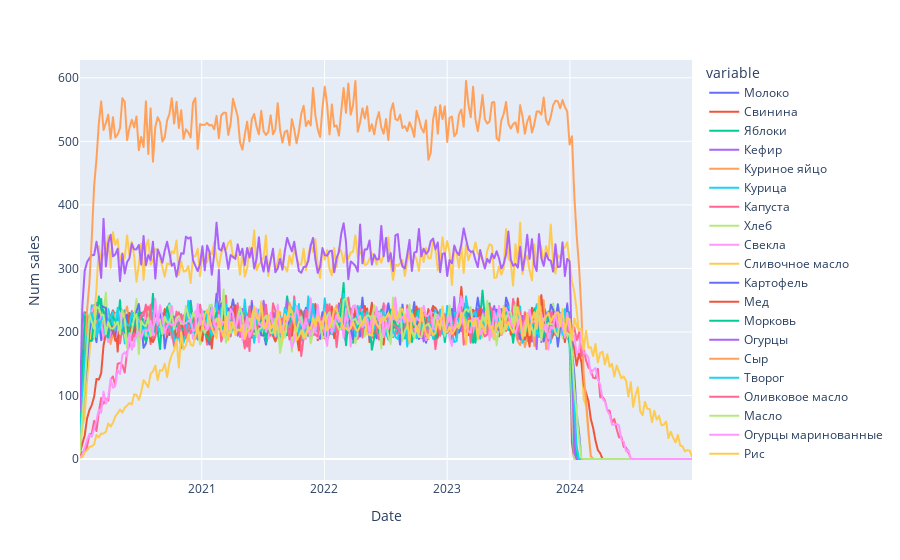

Notebook cell for this chart:
### Markdown cell above
### Загрузка и обработка данных

### Code cell
data = pd.read_csv('data_hakaton1.csv', index_col='Unnamed: 0')
data['Sale_Date'] = pd.to_datetime(data['Sale_Date'])
data['Date'] = data['Sale_Date'].dt.date

daily_data = data.groupby("Date")['Product_Name'].value_counts().reset_index(name='count').set_index('Date')
daily_data_d = daily_data.groupby('Date').apply(lambda d: dict(zip(d['Product_Name'], d['count'])))
daily_data_df = pd.DataFrame.from_records(daily_data_d.values, index=daily_data_d.index).fillna(0).sort_values('Date')
daily_data_df = daily_data_df.set_index(pd.to_datetime(daily_data_df.index))
daily_data_df = daily_data_df.resample('W').sum()

plot = ple.line(daily_data_df, x=daily_data_df.index, y=daily_data_df.columns)
plot.update_layout(xaxis_title="Date", yaxis_title="Num sales")

plot

### Figure 1 — Plotly figure (JSON) as saved in the notebook; plotly's stock layout.template omitted (floating-point values rounded to 4 significant figures; data arrays with more than 128 entries replaced by an {"elided": "..."} marker saying what was removed)
{"data": [{"hovertemplate": "variable=Молоко<br>Date=%{x}<br>value=%{y}<extra></extra>", "legendgroup": "Молоко", "line": {"color": "#636efa", "dash": "solid"}, "marker": {"symbol": "circle"}, "mode": "lines", "name": "Молоко", "showlegend": true, "type": "scattergl", "x": {"elided": "261 str values"}, "xaxis": "x", "y": {"elided": "261 int values"}, "yaxis": "y"}, {"hovertemplate": "variable=Свинина<br>Date=%{x}<br>value=%{y}<extra></extra>", "legendgroup": "Свинина", "line": {"color": "#EF553B", "dash": "solid"}, "marker": {"symbol": "circle"}, "mode": "lines", "name": "Свинина", "showlegend": true, "type": "scattergl", "x": {"elided": "261 str values"}, "xaxis": "x", "y": {"elided": "261 int values"}, "yaxis": "y"}, {"hovertemplate": "variable=Яблоки<br>Date=%{x}<br>value=%{y}<extra></extra>", "legendgroup": "Яблоки", "line": {"color": "#00cc96", "dash": "solid"}, "marker": {"symbol": "circle"}, "mode": "lines", "name": "Яблоки", "showlegend": true, "type": "scattergl", "x": {"elided": "261 str values"}, "xaxis": "x", "y": {"elided": "261 int values"}, "yaxis": "y"}, {"hovertemplate": "variable=Кефир<br>Date=%{x}<br>value=%{y}<extra></extra>", "legendgroup": "Кефир", "line": {"color": "#ab63fa", "dash": "solid"}, "marker": {"symbol": "circle"}, "mode": "lines", "name": "Кефир", "showlegend": true, "type": "scattergl", "x": {"elided": "261 str values"}, "xaxis": "x", "y": {"elided": "261 int values"}, "yaxis": "y"}, {"hovertemplate": "variable=Куриное яйцо<br>Date=%{x}<br>value=%{y}<extra></extra>", "legendgroup": "Куриное яйцо", "line": {"color": "#FFA15A", "dash": "solid"}, "marker": {"symbol": "circle"}, "mode": "lines", "name": "Куриное яйцо", "showlegend": true, "type": "scattergl", "x": {"elided": "261 str values"}, "xaxis": "x", "y": {"elided": "261 int values"}, "yaxis": "y"}, {"hovertemplate": "variable=Курица<br>Date=%{x}<br>value=%{y}<extra></extra>", "legendgroup": "Курица", "line": {"color": "#19d3f3", "dash": "solid"}, "marker": {"symbol": "circle"}, "mode": "lines", "name": "Курица", "showlegend": true, "type": "scattergl", "x": {"elided": "261 str values"}, "xaxis": "x", "y": {"elided": "261 int values"}, "yaxis": "y"}, {"hovertemplate": "variable=Капуста<br>Date=%{x}<br>value=%{y}<extra></extra>", "legendgroup": "Капуста", "line": {"color": "#FF6692", "dash": "solid"}, "marker": {"symbol": "circle"}, "mode": "lines", "name": "Капуста", "showlegend": true, "type": "scattergl", "x": {"elided": "261 str values"}, "xaxis": "x", "y": {"elided": "261 int values"}, "yaxis": "y"}, {"hovertemplate": "variable=Хлеб<br>Date=%{x}<br>value=%{y}<extra></extra>", "legendgroup": "Хлеб", "line": {"color": "#B6E880", "dash": "solid"}, "marker": {"symbol": "circle"}, "mode": "lines", "name": "Хлеб", "showlegend": true, "type": "scattergl", "x": {"elided": "261 str values"}, "xaxis": "x", "y": {"elided": "261 int values"}, "yaxis": "y"}, {"hovertemplate": "variable=Свекла<br>Date=%{x}<br>value=%{y}<extra></extra>", "legendgroup": "Свекла", "line": {"color": "#FF97FF", "dash": "solid"}, "marker": {"symbol": "circle"}, "mode": "lines", "name": "Свекла", "showlegend": true, "type": "scattergl", "x": {"elided": "261 str values"}, "xaxis": "x", "y": {"elided": "261 int values"}, "yaxis": "y"}, {"hovertemplate": "variable=Сливочное масло<br>Date=%{x}<br>value=%{y}<extra></extra>", "legendgroup": "Сливочное масло", "line": {"color": "#FECB52", "dash": "solid"}, "marker": {"symbol": "circle"}, "mode": "lines", "name": "Сливочное масло", "showlegend": true, "type": "scattergl", "x": {"elided": "261 str values"}, "xaxis": "x", "y": {"elided": "261 int values"}, "yaxis": "y"}, {"hovertemplate": "variable=Картофель<br>Date=%{x}<br>value=%{y}<extra></extra>", "legendgroup": "Картофель", "line": {"color": "#636efa", "dash": "solid"}, "marker": {"symbol": "circle"}, "mode": "lines", "name": "Картофель", "showlegend": true, "type": "scattergl", "x": {"elided": "261 str values"}, "xaxis": "x", "y": {"elided": "261 int values"}, "yaxis": "y"}, {"hovertemplate": "variable=Мед<br>Date=%{x}<br>value=%{y}<extra></extra>", "legendgroup": "Мед", "line": {"color": "#EF553B", "dash": "solid"}, "marker": {"symbol": "circle"}, "mode": "lines", "name": "Мед", "showlegend": true, "type": "scattergl", "x": {"elided": "261 str values"}, "xaxis": "x", "y": {"elided": "261 int values"}, "yaxis": "y"}, {"hovertemplate": "variable=Морковь<br>Date=%{x}<br>value=%{y}<extra></extra>", "legendgroup": "Морковь", "line": {"color": "#00cc96", "dash": "solid"}, "marker": {"symbol": "circle"}, "mode": "lines", "name": "Морковь", "showlegend": true, "type": "scattergl", "x": {"elided": "261 str values"}, "xaxis": "x", "y": {"elided": "261 int values"}, "yaxis": "y"}, {"hovertemplate": "variable=Огурцы<br>Date=%{x}<br>value=%{y}<extra></extra>", "legendgroup": "Огурцы", "line": {"color": "#ab63fa", "dash": "solid"}, "marker": {"symbol": "circle"}, "mode": "lines", "name": "Огурцы", "showlegend": true, "type": "scattergl", "x": {"elided": "261 str values"}, "xaxis": "x", "y": {"elided": "261 int values"}, "yaxis": "y"}, {"hovertemplate": "variable=Сыр<br>Date=%{x}<br>value=%{y}<extra></extra>", "legendgroup": "Сыр", "line": {"color": "#FFA15A", "dash": "solid"}, "marker": {"symbol": "circle"}, "mode": "lines", "name": "Сыр", "showlegend": true, "type": "scattergl", "x": {"elided": "261 str values"}, "xaxis": "x", "y": {"elided": "261 int values"}, "yaxis": "y"}, {"hovertemplate": "variable=Творог<br>Date=%{x}<br>value=%{y}<extra></extra>", "legendgroup": "Творог", "line": {"color": "#19d3f3", "dash": "solid"}, "marker": {"symbol": "circle"}, "mode": "lines", "name": "Творог", "showlegend": true, "type": "scattergl", "x": {"elided": "261 str values"}, "xaxis": "x", "y": {"elided": "261 int values"}, "yaxis": "y"}, {"hovertemplate": "variable=Оливковое масло<br>Date=%{x}<br>value=%{y}<extra></extra>", "legendgroup": "Оливковое масло", "line": {"color": "#FF6692", "dash": "solid"}, "marker": {"symbol": "circle"}, "mode": "lines", "name": "Оливковое масло", "showlegend": true, "type": "scattergl", "x": {"elided": "261 str values"}, "xaxis": "x", "y": {"elided": "261 int values"}, "yaxis": "y"}, {"hovertemplate": "variable=Масло<br>Date=%{x}<br>value=%{y}<extra></extra>", "legendgroup": "Масло", "line": {"color": "#B6E880", "dash": "solid"}, "marker": {"symbol": "circle"}, "mode": "lines", "name": "Масло", "showlegend": true, "type": "scattergl", "x": {"elided": "261 str values"}, "xaxis": "x", "y": {"elided": "261 int values"}, "yaxis": "y"}, {"hovertemplate": "variable=Огурцы маринованные<br>Date=%{x}<br>value=%{y}<extra></extra>", "legendgroup": "Огурцы маринованные", "line": {"color": "#FF97FF", "dash": "solid"}, "marker": {"symbol": "circle"}, "mode": "lines", "name": "Огурцы маринованные", "showlegend": true, "type": "scattergl", "x": {"elided": "261 str values"}, "xaxis": "x", "y": {"elided": "261 int values"}, "yaxis": "y"}, {"hovertemplate": "variable=Рис<br>Date=%{x}<br>value=%{y}<extra></extra>", "legendgroup": "Рис", "line": {"color": "#FECB52", "dash": "solid"}, "marker": {"symbol": "circle"}, "mode": "lines", "name": "Рис", "showlegend": true, "type": "scattergl", "x": {"elided": "261 str values"}, "xaxis": "x", "y": {"elided": "261 int values"}, "yaxis": "y"}], "layout": {"legend": {"title": {"text": "variable"}, "tracegroupgap": 0}, "margin": {"t": 60}, "xaxis": {"anchor": "y", "domain": [0, 1], "title": {"text": "Date"}}, "yaxis": {"anchor": "x", "domain": [0, 1], "title": {"text": "Num sales"}}}}
